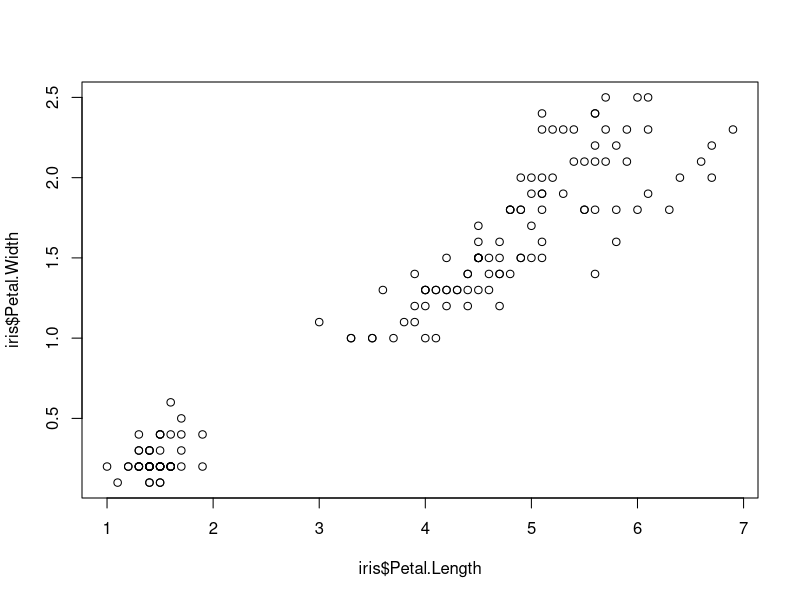
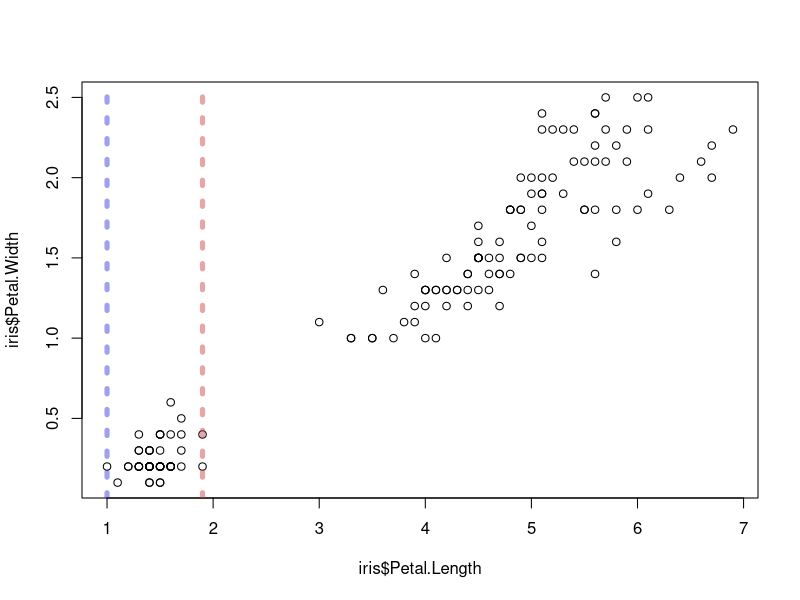
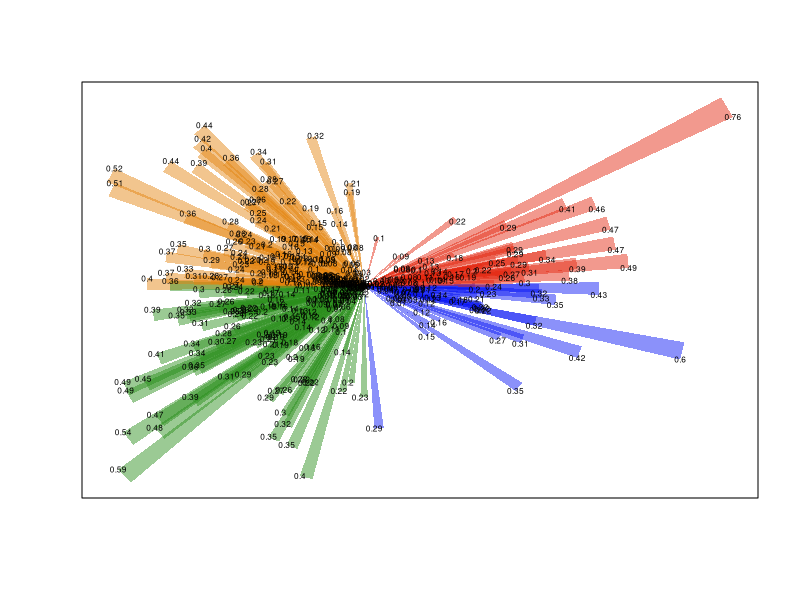
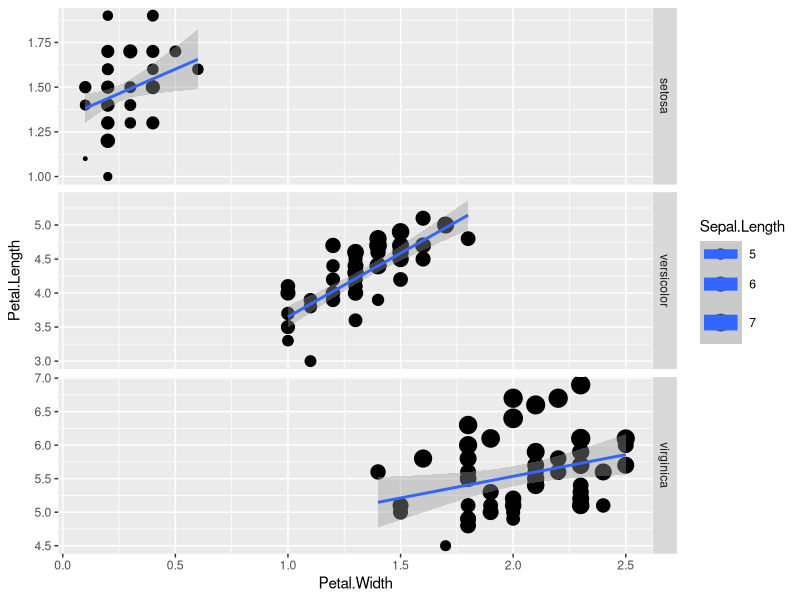

Reproduce these figures in R, in order.
## ---- chunk 1
require(data.table)
options(datatable.print.nrows = 10,datatable.print.topn = 3)
## ---- chunk 2
letters
## ---- chunk 3
someNumbers <- -5:5 # Camel case! Because the capital letters look like the humps on a camel, of course.
log(someNumbers) # The natural logarithm. A vector the same length as the input. Notice the special values.
log10(someNumbers) # The base-10 log
sin(someNumbers) # sine
acosh(someNumbers) # hyperbolic arc-cosine. I've never used it but good to know it exists.
abs(someNumbers) # Absolute (positive) value

sort(someNumbers) # A vector the same length as the input.

range(someNumbers) # A length 2 vector containing  the maximum and minimum values
## ---- chunk 4
summary(someNumbers) # A 'table'-class object
## ---- chunk 5
max(1:4,5:10)
range(1,58,-1777)
## ---- chunk 6
sort(1:5,TRUE)
sort(1:5,FALSE)
## ---- chunk 7
v <- c("this","character","vector","has","six","entries")
v
## ---- chunk 8
poem <- c(
  "There", "are", "holes", "in", "the", "sky", "where", "the", "rain", "gets", "in",
  "but", "the", "holes", "are", "small", "that's", "why", "rain", "is", "thin"
)
# Notice I spread the command out over a few lines to make reading easier. If a line ends with a bracket still open or a command otherwise unfinished, it will assume you have a multi-line command.

poem[3] # "holes"

poem[c(1,10,2,12)]

poem[1:11] # "There" through to "in" 

poem[12:length(poem)] # From "but" to the end
## ---- chunk 9
v <- c( "A" , "B"  , "C" , "D" )
l <- c( TRUE, FALSE, TRUE, TRUE)
v[l]
## ---- chunk 10
c(T,F) # Great!
T <- 1234
c(T,F) # Oh no!
rm(T) # This removes the variable T, so we are safe to use T and F as TRUE/FALSE again
c(T,F)

#TRUE <- 3 # This is not allowed, and will generate an error (try it!), so using TRUE is always safe
## ---- chunk 11
v <- -3:3
v > 0
v < 0
v == 0
v != 1 # != means "is not equal to". Many programming languages associate `!` with "not"
v_notEqual_zero <- v != 0 # We can save the results in a variable
print(v_notEqual_zero)
## ---- chunk 12
v <- rnorm(100)
v[v>0]
## ---- chunk 13
v <- rnorm(10)
v[v>5]
v[which(v>5)]

# Look, I know you are thinking "actually ... that seems pointless". And yes, which() is often pointless. But it is extremely common, and so you need to know it to read other peoples' code.
## ---- chunk 14
a <- LETTERS[4:9]
print(a)
a[2] <- "POITION 2 IS HERE"
print(a)
a[c(T,F,T,F,F,F)] <- c("POSITION 1 IS HERE","POSITION 3 IS HERE") # We selected two spots (two TRUE elements, and assigning them two new values)
print(a)
a[7:9] <- "XXX" # We are selecting three items, and assigning them one new value---all three will be set to this one value
print(a)
## ---- chunk 15
# This is a toy dataset to practise on, so we are just using some random data. Make sure you understand how I've generated it by breaking these commands down into pieces and using the help function where needed ...
sampleIds <- paste("Sample",1:20) # paste() combines strings together
treatment <- rep(c("Fertiliser","Control"), each=10 ) # rep repeats vectors or items from vectors multiple times
nFruits   <- c( rnorm(10,2400,50) , rnorm(10,2300,50) )
## ---- chunk 16
df <- data.frame(
  sampleIds,
  treatment,
  nFruits
)
print(df)
## ---- chunk 17
data.frame(
  someIntegers      = 1:3,
  someLetters       = letters[26:24],
  someRandomNumbers = runif(3,-1,0)
)
## ---- chunk 18
iris1 <- iris[1:2,] # R always loads several datasets to experiment on. 'iris' is a famous data set indeed--you can read about it by running `?iris`
iris2 <- iris[nrow(iris)-1:0,] # This selects the last two rows --- can you work out why it works?
iris1
iris2
rbind(iris1,iris2)
## ---- chunk 19
str(iris)
## ---- chunk 20
plot(
  x = iris$Petal.Length,
  y = iris$Petal.Width,
  type = 'p'
)
## ---- chunk 21
plot(
  x = iris$Petal.Length,
  y = iris$Petal.Width,
  type = 'p'
)

abline(
  v   = range(iris[iris$Species=="setosa",]$Petal.Length), # `range()` produces two numbers, so we will get one line for each
  col = c("#2a2fdb73","#c73a3a73"), # Notice we are giving two colours--one colour per line
  lwd = 5, # Now we are giving just one value. This will recycle--so it will be applied to all lines!
  lty = 3
)
## ---- chunk 22
require(data.table)
require(magrittr)
set.seed(1)
d <- data.table(
  angle = c(rnorm(100,0,.1),rnorm(300,1,.2)) %% 2*pi
)[,magnitude := abs(rnorm(400,0,0.2))]
d[,colour:=c("#e3250e77","#e3840e77","#298f1a77","#0714f577")[((angle/(2*pi))*4)+1]]
wedgeWidthHalfAngle <- 0.03
p <- d[,.(
  x = c(0,cos(angle+c(-wedgeWidthHalfAngle,wedgeWidthHalfAngle))) * magnitude,
  y = c(0,sin(angle+c(-wedgeWidthHalfAngle,wedgeWidthHalfAngle))) * magnitude,
  colour,
  magnitude
),by=.I]

plot(x=NULL,y=NULL,xaxt="n",yaxt="n",xlim=range(p$x),ylim=range(p$y),ylab=NA,xlab=NA)
lapply( unique(p$I) , function(i){
  p[I==i, polygon(x,y,col=colour,border = NA)]
} ) %>% invisible

lapply( unique(p$I) , function(i){
  p[I==i, text( x[2] , y[2] , label = round(magnitude[1],2) , cex = .5 )]
} ) %>% invisible
## ---- chunk 23
# Creating a list
l <- list(
  a_vector = 1:4,
  another_vector = c(TRUE,NA,FALSE,TRUE),
  a_data_frame = iris[1:3,c("Species","Sepal.Width")],
  a_list = list( a = "A" , b = "B" ),
  "an unnamed member"
)

# Explore contents
str(l)

# Access (and edit) first item a few ways
l[[1]]
l$a_vector
l[[1]][2] <- NA
l$a_vector

# A demonstation -- the double square brakets extract the actual items in the list...
l[[3]]
class(l[[3]])
class(l[3])
## ---- chunk 24
require(ggplot2)
ggplot( iris , aes( x = Petal.Width , y = Petal.Length , size=Sepal.Length ,  group = Species ) ) +
  geom_point() +
  geom_smooth(method = "lm") +
  facet_grid(Species~.,scales = "free")
